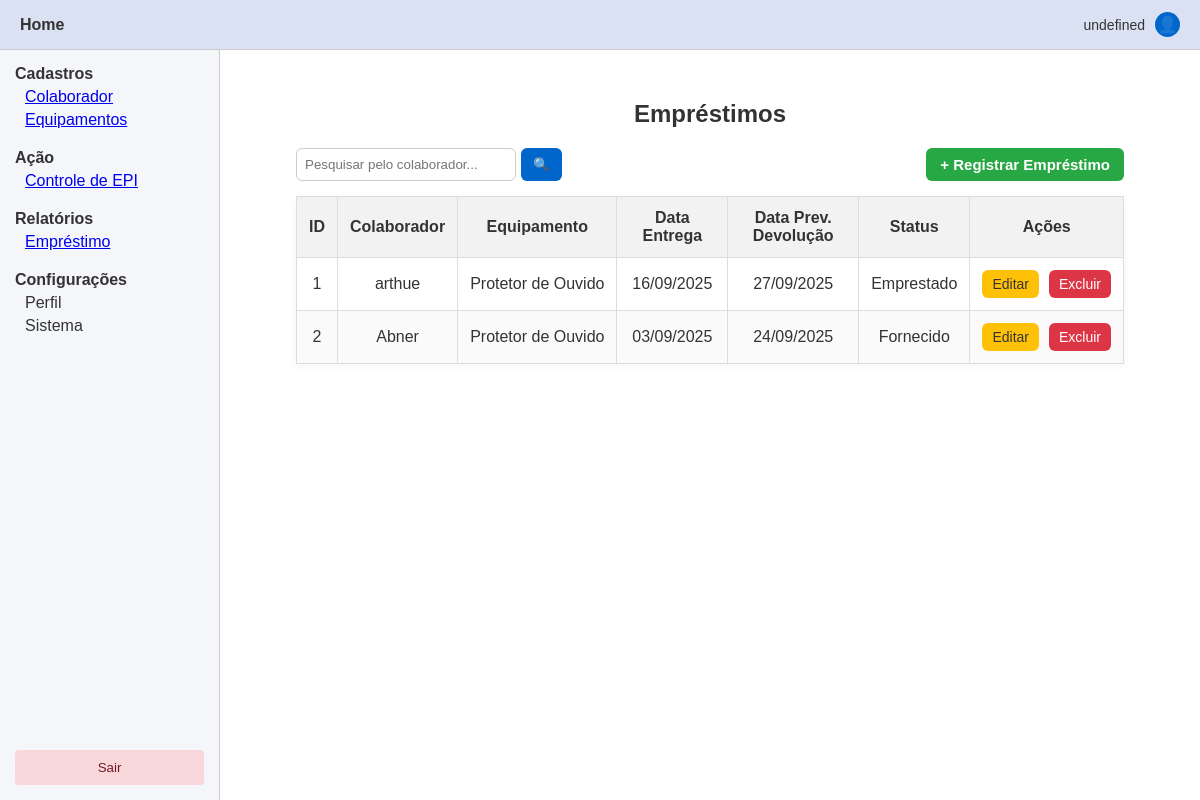
Page /emprestimos/ on the committed database.
### epi/models.py (models this page shows, shortened)
class Emprestimo(models.Model):
    STATUS_CHOICES = [
        ("Emprestado", "Emprestado"),
        ("Em uso", "Em uso"),
        ("Fornecido", "Fornecido"),
        ("Devolvido", "Devolvido"),
        ("Danificado", "Danificado"),
        ("Perdido", "Perdido"),
    ]
    colaborador = models.ForeignKey(Colaborador, on_delete=models.CASCADE)
    equipamento = models.ForeignKey(Equipamento, on_delete=models.CASCADE)
    data_entrega = models.DateField()
    data_prevista_devolucao = models.DateField()
    data_devolucao = models.DateField(blank=True, null=True)
    status = models.CharField(max_length=20, choices=STATUS_CHOICES)
    observacao_devolucao = models.TextField(blank=True, null=True)

class Colaborador(models.Model):
    nome = models.CharField(max_length=100)
    cpf = models.CharField(max_length=11, unique=True)
    email = models.EmailField(unique=True)
    senha = models.CharField(max_length=255)
    def __str__(self):
        return self.nome

class Equipamento(models.Model):
    nome = models.CharField(max_length=100)
    descricao = models.TextField(blank=True, null=True)
    quantidade_equipamento = models.PositiveIntegerField()
    def __str__(self):
        return self.nome

### epi/views.py (the view)
# urls.py: path('emprestimos/', views.lista_emprestimos, name='emprestimos_list'),
def lista_emprestimos(request):
    query = request.GET.get('q')
    if query:
        emprestimos = Emprestimo.objects.filter(colaborador__nome__icontains=query)
    else:
        emprestimos = Emprestimo.objects.all()
    return render(request, 'emprestimos_list.html', {'emprestimos': emprestimos})

### epi/templates/emprestimos_list.html (shortened to what this page needs)
{% extends 'base.html' %}
{% load static %}
{% block content %}
<div class="list-container">
    <h2>Empréstimos</h2>
    <div class="list-actions">
        <form method="get" class="search-form">
            <input type="text" name="q" placeholder="Pesquisar pelo colaborador..." value="{{ request.GET.q }}">
            <button type="submit">🔍</button>
        </form>
        <a href="{% url 'criar_emprestimo' %}" class="btn-create">+ Registrar Empréstimo</a>
    </div>
    {% if emprestimos %}
    <table class="styled-table">
        <thead>
            <tr>
                <th>ID</th>
                <th>Colaborador</th>
                <th class="long-text-header">Equipamento</th>
                <th>Data Entrega</th>
                <th>Data Prev. Devolução</th>
                <th>Status</th>
                <th>Ações</th>
            </tr>
        </thead>
        <tbody>
            {% for emprestimo in emprestimos %}
            <tr>
                <td>{{ emprestimo.id }}</td>
                <td>{{ emprestimo.colaborador }}</td>
                <td class="long-text">{{ emprestimo.equipamento }}</td>
                <td>{{ emprestimo.data_entrega|date:"d/m/Y" }}</td>
                <td>{{ emprestimo.data_prevista_devolucao|date:"d/m/Y" }}</td>
                <td>{{ emprestimo.status }}</td>
                <td class="actions">
                    <div class="btn-group">
                        <a href="{% url 'editar_emprestimo' emprestimo.id %}" class="btn-edit">Editar</a>
                        <a href="{% url 'excluir_emprestimo' emprestimo.id %}" class="btn-delete">Excluir</a>
                    </div>
                </td>
            </tr>
            {% endfor %}
        </tbody>
    </table>
    {% else %}
    <p class="no-results">Desculpe, mas não encontramos empréstimos correspondentes à sua busca :(</p>
    {% endif %}
</div>
{% endblock %}

### epi/templates/base.html (shortened to what this page needs)
{% load static %}
<!DOCTYPE html>
<html lang="pt-br">
<head>
    <link rel="stylesheet" href="{% static 'epi/base.css' %}">
</head>
<body>
    <div class="header">
        <div class="header-left">
            <button onclick="location.href='/'">Home</button>
        </div>
        <div class="header-right">
            <div class="user-name">{% if user.is_authenticated %}{{ user.username }}{% else %}undefined{% endif %}</div>
            <div class="user-icon" title="Perfil">👤</div>
        </div>
    </div>
    <div class="layout">
        <div class="sidebar">
            <div>
                <div class="menu-section">
                    <div class="menu-section-title">Cadastros</div>
                    <div class="menu-item {% if 'colaboradores' in request.path %}active{% endif %}"><a href="{% url 'colaboradores_list' %}">Colaborador</a></div>
                    <div class="menu-item {% if 'equipamentos' in request.path %}active{% endif %}"><a href="{% url 'equipamentos_list' %}">Equipamentos</a></div>
                </div>
                <div class="menu-section">
                    <div class="menu-section-title">Ação</div>
                    <div class="menu-item {% if 'emprestimos' in request.path %}active{% endif %}"><a href="{% url 'emprestimos_list' %}">Controle de EPI</a></div>
                </div>
                <div class="menu-section">
                    <div class="menu-section-title">Relatórios</div>
                    <div class="menu-item"><a href="{% url 'emprestimos_list' %}">Empréstimo</a></div>
                </div>
                <div class="menu-section">
                    <div class="menu-section-title">Configurações</div>
                    <div class="menu-item">Perfil</div>
                    <div class="menu-item">Sistema</div>
                </div>
            </div>
            <button class="logout-btn">Sair</button>
        </div>
        <div class="content">
            {% block content %}
            {% endblock %}
        </div>
    </div>
</body>
</html>

### epi/static/epi/base.css (style rules this page uses)
:root { --cor-principal: #0066cc; --cor-principal-hover: #004d99; --cor-sucesso: #28a745; --cor-sucesso-hover: #1e7e34; --cor-aviso: #ffc107; --cor-aviso-hover: #e0a800; --cor-erro: #dc3545; --cor-erro-hover: #b02a37; --cor-texto-principal: #333; --cor-fundo-claro: #f4f6fa; --cor-fundo-tabela: #fafafa; --cor-header: #d9e1f2; --borda-padrao: #ccc; }
* { margin: 0; padding: 0; box-sizing: border-box; }
body, html { height: 100%; font-family: Arial, sans-serif; color: var(--cor-texto-principal); }
.header { height: 50px; background-color: var(--cor-header); display: flex; justify-content: space-between; align-items: center; padding: 0 20px; border-bottom: 1px solid var(--borda-padrao); }
.header-left button { background: none; border: none; font-size: 16px; font-weight: bold; cursor: pointer; color: var(--cor-texto-principal); }
.header-right { display: flex; align-items: center; gap: 10px; }
.user-name { font-size: 14px; }
.user-icon { width: 25px; height: 25px; background-color: var(--cor-principal); color: white; border-radius: 50%; display: flex; align-items: center; justify-content: center; font-size: 16px; cursor: pointer; }
.layout { display: flex; height: calc(100vh - 50px); }
.sidebar { width: 220px; background-color: var(--cor-fundo-claro); display: flex; flex-direction: column; justify-content: space-between; border-right: 1px solid var(--borda-padrao); padding: 15px; }
.menu-section { margin-bottom: 20px; }
.menu-section-title { font-weight: bold; margin-bottom: 5px; }
.menu-item { margin-left: 10px; margin-bottom: 5px; color: var(--cor-texto-principal); cursor: pointer; text-decoration: none; }
.logout-btn { background-color: #f8d7da; color: #721c24; border: none; padding: 10px; text-align: center; cursor: pointer; border-radius: 4px; }
.content { flex: 1; display: flex; flex-direction: column; align-items: flex-start; gap: 20px; padding: 30px; overflow-y: auto; background-color: #fff; }
.btn-primary, .btn-secondary, .btn-create, .btn-edit, .btn-delete { display: inline-block; padding: 10px 18px; border-radius: 6px; font-size: 15px; text-decoration: none; cursor: pointer; transition: 0.3s ease; text-align: center; }
.list-container { width: 90%; max-width: 900px; margin: 20px auto; }
.list-container h2 { text-align: center; margin-bottom: 20px; }
.list-actions { display: flex; justify-content: space-between; align-items: center; margin-bottom: 15px; }
.search-form { display: flex; gap: 5px; }
.search-form input { padding: 8px; border: 1px solid var(--borda-padrao); border-radius: 6px; width: 220px; }
.search-form button { padding: 8px 12px; border: none; background: var(--cor-principal); color: white; border-radius: 6px; cursor: pointer; }
.btn-create { background: var(--cor-sucesso); color: white; padding: 8px 14px; font-weight: bold; }
.styled-table { width: 100%; border-collapse: collapse; margin-top: 10px; box-shadow: 0 2px 8px rgba(0,0,0,0.05); }
.styled-table th, .styled-table td { padding: 12px; border: 1px solid #ddd; text-align: center; }
.styled-table th { background-color: #f2f2f2; font-weight: bold; }
.styled-table tr:nth-child(even) { background-color: var(--cor-fundo-tabela); }
.styled-table td.long-text { max-width: 250px; overflow: hidden; text-overflow: ellipsis; white-space: nowrap; word-wrap: break-word; }
.styled-table td.actions { max-width: none; white-space: nowrap; }
.styled-table .btn-group { display: flex; justify-content: center; gap: 5px; }
.btn-edit { background: var(--cor-aviso); color: var(--cor-texto-principal); padding: 6px 10px; font-size: 14px; margin-right: 5px; }
.btn-delete { background: var(--cor-erro); color: white; padding: 6px 10px; font-size: 14px; }

### rows in the picture
Emprestimo: id "1", colaborador "arthue", equipamento "Protetor de Ouvido", data_entrega "16/09/2025", data_prevista_devolucao "27/09/2025", status "Emprestado"
Emprestimo: id "2", colaborador "Abner", equipamento "Protetor de Ouvido", data_entrega "03/09/2025", data_prevista_devolucao "24/09/2025", status "Fornecido"
